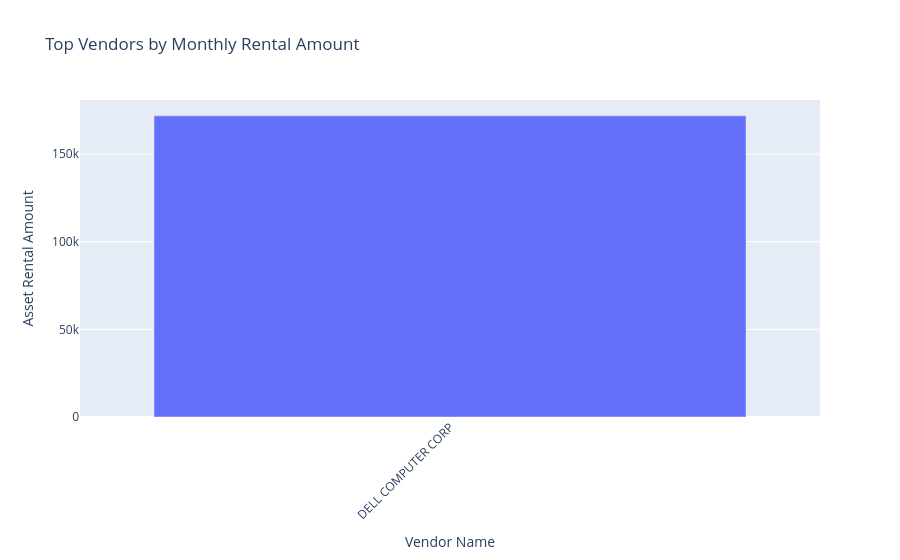

The cell this chart's notebook holds for it:
### Code cell
vendor_cost = (df.groupby("Vendor Name", dropna=False)["Asset Rental Amount"]
                 .sum()
                 .reset_index()
                 .sort_values("Asset Rental Amount", ascending=False)
                 .head(10))
fig = px.bar(vendor_cost, x="Vendor Name", y="Asset Rental Amount", title="Top Vendors by Monthly Rental Amount")
fig.update_layout(xaxis_tickangle=-45)
fig.show()

### Figure 1 — Plotly figure (JSON) as saved in the notebook; plotly's stock layout.template omitted (floating-point values rounded to 4 significant figures)
{"data": [{"alignmentgroup": "True", "hovertemplate": "Vendor Name=%{x}<br>Asset Rental Amount=%{y}<extra></extra>", "legendgroup": "", "marker": {"color": "#636efa", "pattern": {"shape": ""}}, "name": "", "offsetgroup": "", "orientation": "v", "showlegend": false, "textposition": "auto", "type": "bar", "x": ["DELL COMPUTER CORP", null], "xaxis": "x", "y": [171800.0, 0], "yaxis": "y"}], "layout": {"barmode": "relative", "legend": {"tracegroupgap": 0}, "title": {"text": "Top Vendors by Monthly Rental Amount"}, "xaxis": {"anchor": "y", "domain": [0, 1], "tickangle": -45, "title": {"text": "Vendor Name"}}, "yaxis": {"anchor": "x", "domain": [0, 1], "title": {"text": "Asset Rental Amount"}}}}
